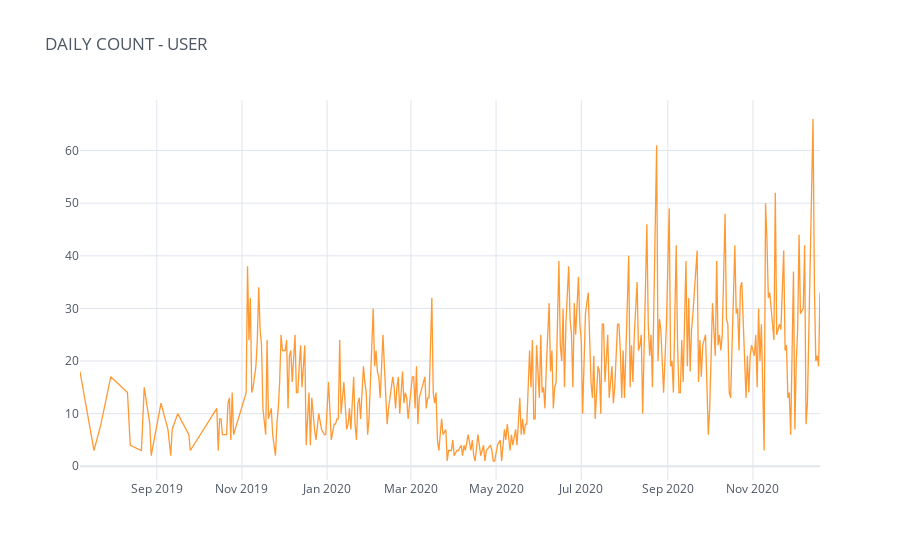

Write notebook code for a chart like this one.
### Markdown cell above
###### user Response (using data collected only from official twitter handle)

### Code cell
# Analysis excludes tweets directly from the company

all_off_user_tweets_time = pd.concat([pre_covid_off_user_tweets,post_covid_off_user_tweets])
daily_count = all_off_user_tweets_time.groupby('Date').count()['ID']
daily_count.columns = ['Tweet Count','Comment Count']
daily_count.iplot(title='DAILY COUNT - USER',theme='white')

### Figure 1 — Plotly figure (JSON) as saved in the notebook; plotly's stock layout.template omitted (floating-point values rounded to 4 significant figures; data arrays with more than 128 entries replaced by an {"elided": "..."} marker saying what was removed)
{"data": [{"line": {"color": "rgba(255, 153, 51, 1.0)", "dash": "solid", "shape": "linear", "width": 1.3}, "mode": "lines", "name": "ID", "text": "", "type": "scatter", "x": {"elided": "366 str values"}, "y": {"elided": "366 int values"}}], "layout": {"legend": {"bgcolor": "#FFFFFF", "font": {"color": "#4D5663"}}, "paper_bgcolor": "#FFFFFF", "plot_bgcolor": "#FFFFFF", "title": {"font": {"color": "#4D5663"}, "text": "DAILY COUNT - USER"}, "xaxis": {"gridcolor": "#E1E5ED", "showgrid": true, "tickfont": {"color": "#4D5663"}, "title": {"font": {"color": "#4D5663"}, "text": ""}, "zerolinecolor": "#E1E5ED"}, "yaxis": {"gridcolor": "#E1E5ED", "showgrid": true, "tickfont": {"color": "#4D5663"}, "title": {"font": {"color": "#4D5663"}, "text": ""}, "zerolinecolor": "#E1E5ED"}}}
